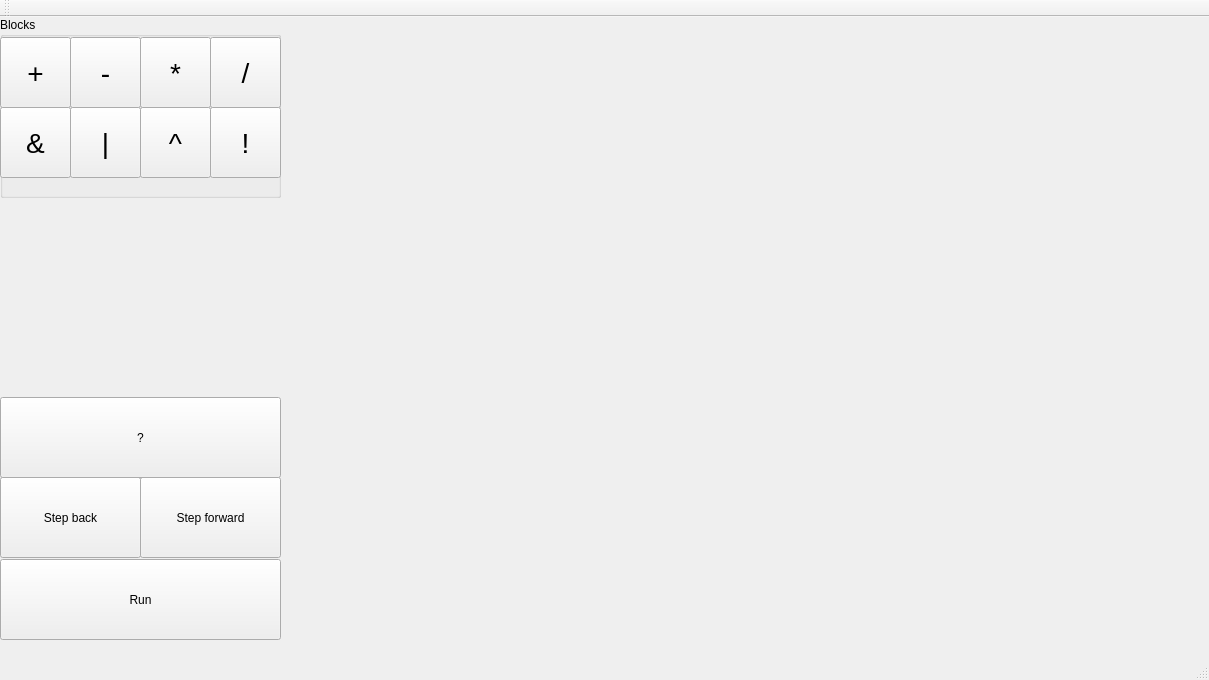
<?xml version="1.0" encoding="UTF-8"?>
<ui version="4.0">
 <class>MainWindow</class>
 <widget class="QMainWindow" name="MainWindow">
  <property name="geometry">
   <rect>
    <x>0</x>
    <y>0</y>
    <width>1209</width>
    <height>680</height>
   </rect>
  </property>
  <property name="windowTitle">
   <string>MainWindow</string>
  </property>
  <widget class="QWidget" name="centralWidget">
   <widget class="QPushButton" name="pushButton">
    <property name="geometry">
     <rect>
      <x>0</x>
      <y>542</y>
      <width>281</width>
      <height>81</height>
     </rect>
    </property>
    <property name="minimumSize">
     <size>
      <width>91</width>
      <height>81</height>
     </size>
    </property>
    <property name="text">
     <string>Run</string>
    </property>
   </widget>
   <widget class="QPushButton" name="pushButton_2">
    <property name="geometry">
     <rect>
      <x>0</x>
      <y>460</y>
      <width>141</width>
      <height>81</height>
     </rect>
    </property>
    <property name="minimumSize">
     <size>
      <width>91</width>
      <height>81</height>
     </size>
    </property>
    <property name="text">
     <string>Step back</string>
    </property>
   </widget>
   <widget class="QPushButton" name="pushButton_3">
    <property name="geometry">
     <rect>
      <x>140</x>
      <y>460</y>
      <width>141</width>
      <height>81</height>
     </rect>
    </property>
    <property name="minimumSize">
     <size>
      <width>91</width>
      <height>81</height>
     </size>
    </property>
    <property name="text">
     <string>Step forward</string>
    </property>
   </widget>
   <widget class="QGroupBox" name="groupBox">
    <property name="geometry">
     <rect>
      <x>0</x>
      <y>0</y>
      <width>281</width>
      <height>181</height>
     </rect>
    </property>
    <property name="title">
     <string>Blocks</string>
    </property>
    <widget class="QPushButton" name="AddBlock">
     <property name="geometry">
      <rect>
       <x>0</x>
       <y>20</y>
       <width>71</width>
       <height>71</height>
      </rect>
     </property>
     <property name="font">
      <font>
       <pointsize>21</pointsize>
      </font>
     </property>
     <property name="autoFillBackground">
      <bool>false</bool>
     </property>
     <property name="text">
      <string>+</string>
     </property>
    </widget>
    <widget class="QPushButton" name="SubBlock">
     <property name="geometry">
      <rect>
       <x>70</x>
       <y>20</y>
       <width>71</width>
       <height>71</height>
      </rect>
     </property>
     <property name="font">
      <font>
       <pointsize>21</pointsize>
      </font>
     </property>
     <property name="text">
      <string>-</string>
     </property>
    </widget>
    <widget class="QPushButton" name="pushButton_6">
     <property name="geometry">
      <rect>
       <x>140</x>
       <y>20</y>
       <width>71</width>
       <height>71</height>
      </rect>
     </property>
     <property name="font">
      <font>
       <pointsize>21</pointsize>
      </font>
     </property>
     <property name="text">
      <string>*</string>
     </property>
    </widget>
    <widget class="QPushButton" name="pushButton_7">
     <property name="geometry">
      <rect>
       <x>210</x>
       <y>20</y>
       <width>71</width>
       <height>71</height>
      </rect>
     </property>
     <property name="font">
      <font>
       <pointsize>21</pointsize>
      </font>
     </property>
     <property name="text">
      <string>/</string>
     </property>
    </widget>
    <widget class="QPushButton" name="pushButton_8">
     <property name="geometry">
      <rect>
       <x>0</x>
       <y>90</y>
       <width>71</width>
       <height>71</height>
      </rect>
     </property>
     <property name="font">
      <font>
       <pointsize>21</pointsize>
      </font>
     </property>
     <property name="text">
      <string>&amp;&amp;</string>
     </property>
    </widget>
    <widget class="QPushButton" name="pushButton_9">
     <property name="geometry">
      <rect>
       <x>140</x>
       <y>90</y>
       <width>71</width>
       <height>71</height>
      </rect>
     </property>
     <property name="font">
      <font>
       <pointsize>21</pointsize>
      </font>
     </property>
     <property name="text">
      <string>^</string>
     </property>
    </widget>
    <widget class="QPushButton" name="pushButton_10">
     <property name="geometry">
      <rect>
       <x>210</x>
       <y>90</y>
       <width>71</width>
       <height>71</height>
      </rect>
     </property>
     <property name="font">
      <font>
       <pointsize>21</pointsize>
      </font>
     </property>
     <property name="text">
      <string>!</string>
     </property>
    </widget>
    <widget class="QPushButton" name="pushButton_11">
     <property name="geometry">
      <rect>
       <x>70</x>
       <y>90</y>
       <width>71</width>
       <height>71</height>
      </rect>
     </property>
     <property name="font">
      <font>
       <pointsize>21</pointsize>
      </font>
     </property>
     <property name="text">
      <string>|</string>
     </property>
    </widget>
   </widget>
   <widget class="QPushButton" name="pushButton_4">
    <property name="geometry">
     <rect>
      <x>0</x>
      <y>380</y>
      <width>281</width>
      <height>81</height>
     </rect>
    </property>
    <property name="minimumSize">
     <size>
      <width>91</width>
      <height>81</height>
     </size>
    </property>
    <property name="text">
     <string>?</string>
    </property>
   </widget>
   <widget class="QPushButton" name="Scheme">
    <property name="geometry">
     <rect>
      <x>-10</x>
      <y>-10</y>
      <width>1221</width>
      <height>631</height>
     </rect>
    </property>
    <property name="styleSheet">
     <string notr="true">background-color: rgb(240, 240, 240)</string>
    </property>
    <property name="text">
     <string/>
    </property>
    <property name="autoDefault">
     <bool>false</bool>
    </property>
    <property name="default">
     <bool>false</bool>
    </property>
    <property name="flat">
     <bool>true</bool>
    </property>
   </widget>
   <widget class="QLabel" name="label">
    <property name="geometry">
     <rect>
      <x>0</x>
      <y>180</y>
      <width>281</width>
      <height>201</height>
     </rect>
    </property>
    <property name="text">
     <string/>
    </property>
   </widget>
   <zorder>Scheme</zorder>
   <zorder>pushButton</zorder>
   <zorder>pushButton_2</zorder>
   <zorder>pushButton_3</zorder>
   <zorder>groupBox</zorder>
   <zorder>pushButton_4</zorder>
   <zorder>label</zorder>
  </widget>
  <widget class="QMenuBar" name="menuBar">
   <property name="geometry">
    <rect>
     <x>0</x>
     <y>0</y>
     <width>1209</width>
     <height>21</height>
    </rect>
   </property>
  </widget>
  <widget class="QToolBar" name="mainToolBar">
   <attribute name="toolBarArea">
    <enum>TopToolBarArea</enum>
   </attribute>
   <attribute name="toolBarBreak">
    <bool>false</bool>
   </attribute>
  </widget>
  <widget class="QStatusBar" name="statusBar"/>
 </widget>
 <layoutdefault spacing="6" margin="11"/>
 <resources/>
 <connections/>
</ui>
